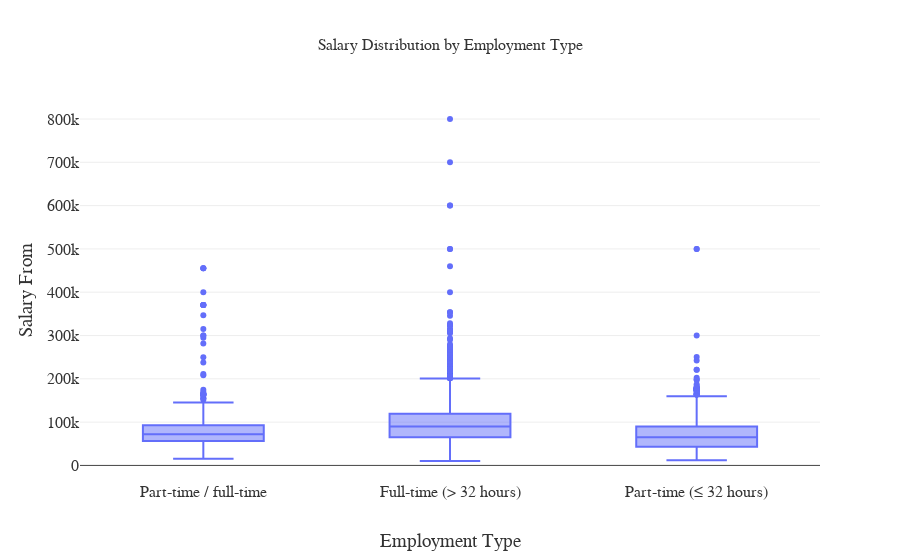

Here is the notebook cell this chart was saved with:
### Markdown cell above
# Salary Distribution by Employment Type
- Identify salary trends across different employment types.
- **Filter the dataset**
  - Remove records where **salary is missing or zero**.
- **Aggregate Data**
  - Group by **employment type** and compute salary distribution.
- **Visualize results**
  - Create a **box plot** where:
    - **X-axis** = `EMPLOYMENT_TYPE_NAME`
    - **Y-axis** = `SALARY_FROM`
  - Customize **colors, fonts, and styles** to avoid a **2.5-point deduction**.
- **Explanation:** Write two sentences about what the graph reveals.

### Code cell
# Filter and select relevant columns
df_salary = df.filter((df["SALARY_FROM"].isNotNull()) & (df["SALARY_FROM"] > 0))
pdf = df_salary.select("EMPLOYMENT_TYPE_NAME", "SALARY_FROM").toPandas()
pdf["EMPLOYMENT_TYPE_NAME"] = pdf["EMPLOYMENT_TYPE_NAME"].replace({
    "Part-time (â‰¤ 32 hours)": "Part-time (≤ 32 hours)"
})


# Create box plot
fig = px.box(
    pdf,
    x="EMPLOYMENT_TYPE_NAME",
    y="SALARY_FROM",
    title="Salary Distribution by Employment Type",
    color_discrete_sequence=["#636EFA"]
)

# Customize fonts and layout
fig.update_layout(
    font_family="Arial",
    title_font_size=16,
    xaxis_title="Employment Type",
    yaxis_title="Salary From"
)

fig.show()

### Figure 1 — Plotly figure (JSON) as saved in the notebook; plotly's stock layout.template omitted (floating-point values rounded to 4 significant figures; data arrays with more than 128 entries replaced by an {"elided": "..."} marker saying what was removed)
{"data": [{"alignmentgroup": "True", "hovertemplate": "EMPLOYMENT_TYPE_NAME=%{x}<br>SALARY_FROM=%{y}<extra></extra>", "legendgroup": "", "marker": {"color": "#636EFA"}, "name": "", "notched": false, "offsetgroup": "", "orientation": "v", "showlegend": false, "type": "box", "x": {"elided": "32398 str values"}, "x0": " ", "xaxis": "x", "y": {"elided": "32398 int values"}, "y0": " ", "yaxis": "y"}], "layout": {"boxmode": "group", "font": {"family": "Arial"}, "legend": {"tracegroupgap": 0}, "title": {"font": {"size": 16}, "text": "Salary Distribution by Employment Type"}, "xaxis": {"anchor": "y", "domain": [0, 1], "title": {"text": "Employment Type"}}, "yaxis": {"anchor": "x", "domain": [0, 1], "title": {"text": "Salary From"}}}}
